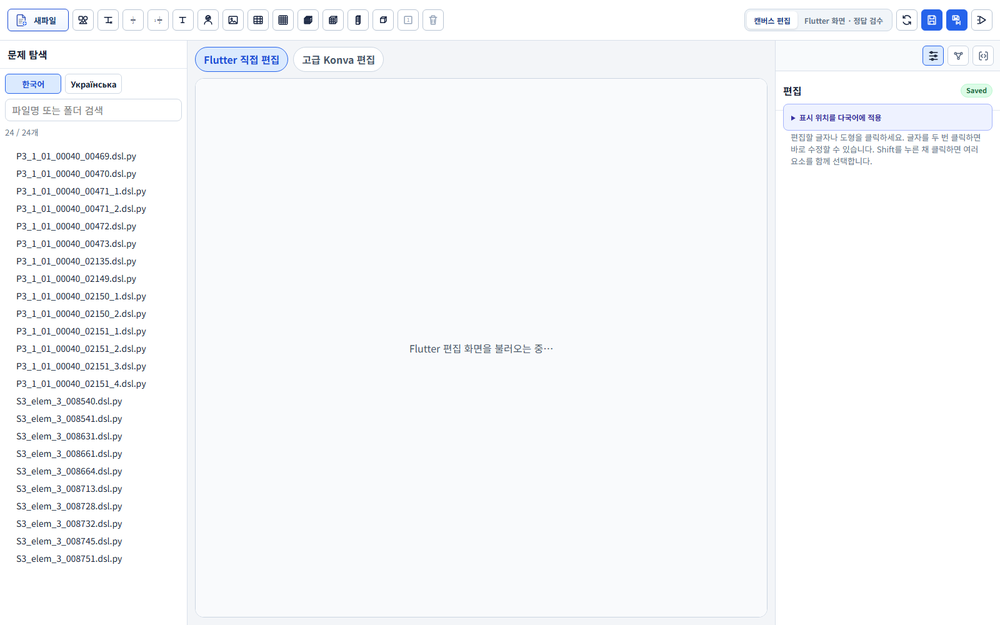
#> input picture .tmp/flutter_editor_integration.png, 1000 x 625 px, shrunk from 1600 x 1000 before the run
$ python geometry_cv_refine.py --image ../.tmp/flutter_editor_integration.png
#> lines starting #> are read from the running program, lines starting #| are printed output that depends on the picture; after the words box and inside, x2 and y2 are one past the last pixel; in counts of white or black regions, pixels touching at a corner belong together
from __future__ import annotations

import argparse
import json
import math
from pathlib import Path
from typing import Any

import numpy as np

try:
    import cv2
except ModuleNotFoundError as exc:  # pragma: no cover
    cv2 = None
    _CV2_IMPORT_ERROR = exc
else:
    _CV2_IMPORT_ERROR = None


def _segment_length(seg: tuple[int, int, int, int]) -> float:
    x1, y1, x2, y2 = seg
    return math.hypot(x2 - x1, y2 - y1)


def _line_angle_deg(seg: tuple[int, int, int, int]) -> float:
    x1, y1, x2, y2 = seg
    angle = math.degrees(math.atan2(y2 - y1, x2 - x1))
    if angle < 0:
        angle += 180.0
    return angle


def _intersection(
    a: tuple[int, int, int, int],
    b: tuple[int, int, int, int],
) -> tuple[float, float] | None:
    x1, y1, x2, y2 = a
    x3, y3, x4, y4 = b
    den = (x1 - x2) * (y3 - y4) - (y1 - y2) * (x3 - x4)
    if abs(den) < 1e-8:
        return None

    px = ((x1 * y2 - y1 * x2) * (x3 - x4) - (x1 - x2) * (x3 * y4 - y3 * x4)) / den
    py = ((x1 * y2 - y1 * x2) * (y3 - y4) - (y1 - y2) * (x3 * y4 - y3 * x4)) / den

    # Segment-only intersection to avoid far-away infinite-line intersections.
    def _in_range(v: float, a0: float, a1: float, pad: float = 2.0) -> bool:
        lo, hi = (a0, a1) if a0 <= a1 else (a1, a0)
        return (lo - pad) <= v <= (hi + pad)

    if not (_in_range(px, x1, x2) and _in_range(py, y1, y2) and _in_range(px, x3, x4) and _in_range(py, y3, y4)):
        return None
    return (px, py)


def _within_image(pt: tuple[float, float], w: int, h: int, pad: float = 4.0) -> bool:
    x, y = pt
    return -pad <= x <= (w + pad) and -pad <= y <= (h + pad)


def _dedupe_points(points: list[tuple[float, float]], eps: float = 6.0) -> list[tuple[float, float]]:
    out: list[tuple[float, float]] = []
    for p in points:
        if not any(math.hypot(p[0] - q[0], p[1] - q[1]) <= eps for q in out):
            out.append(p)
    return out


def _dedupe_segments(
    segments: list[tuple[int, int, int, int]],
    *,
    angle_eps: float = 3.5,
    mid_eps: float = 40.0,
) -> list[tuple[int, int, int, int]]:
    kept: list[tuple[int, int, int, int]] = []
    for seg in sorted(segments, key=_segment_length, reverse=True):
        x1, y1, x2, y2 = seg
        ang = _line_angle_deg(seg)
        mx = (x1 + x2) / 2.0
        my = (y1 + y2) / 2.0
        duplicate = False
        for ref in kept:
            rx1, ry1, rx2, ry2 = ref
            rang = _line_angle_deg(ref)
            diff = abs(ang - rang)
            diff = min(diff, 180.0 - diff)
            rmx = (rx1 + rx2) / 2.0
            rmy = (ry1 + ry2) / 2.0
            md = math.hypot(mx - rmx, my - rmy)
            if diff <= angle_eps and md <= mid_eps:
                duplicate = True
                break
        if not duplicate:
            kept.append(seg)
    return kept


# [59 lines left out: function _clip_segment_to_circle, not called in this run]


def detect_geometry(
    image_path: Path,
    *,
    canny1: int = 60,
    canny2: int = 160,
    hough_thresh: int = 45,
    min_line_len: int = 36,
    max_line_gap: int = 12,
    circle_dp: float = 1.3,
    circle_min_dist: int = 80,
    circle_param2: int = 40,
    circle_min_radius: int = 60,
    circle_max_radius: int = 0,
    max_circles: int = 2,
) -> dict[str, Any]:
#> called with canny1 = 60, canny2 = 160, hough_thresh = 45, min_line_len = 36, max_line_gap = 12, circle_dp = 1.3, circle_min_dist = 80, circle_param2 = 40
    if cv2 is None:
        raise RuntimeError(
            "OpenCV (cv2) is not installed. Install it with: pip install opencv-python"
        ) from _CV2_IMPORT_ERROR
    bgr = cv2.imread(str(image_path), cv2.IMREAD_COLOR)
#> bgr is the input picture: shape (625, 1000, 3); mean B, G, R 250.4, 248.3, 247.1
    if bgr is None:
        raise FileNotFoundError(f"Could not read image: {image_path}")
    h, w = bgr.shape[:2]
#> h = 625; w = 1000
    gray = cv2.cvtColor(bgr, cv2.COLOR_BGR2GRAY)
    blur = cv2.GaussianBlur(gray, (5, 5), 0)
    edges = cv2.Canny(blur, canny1, canny2)
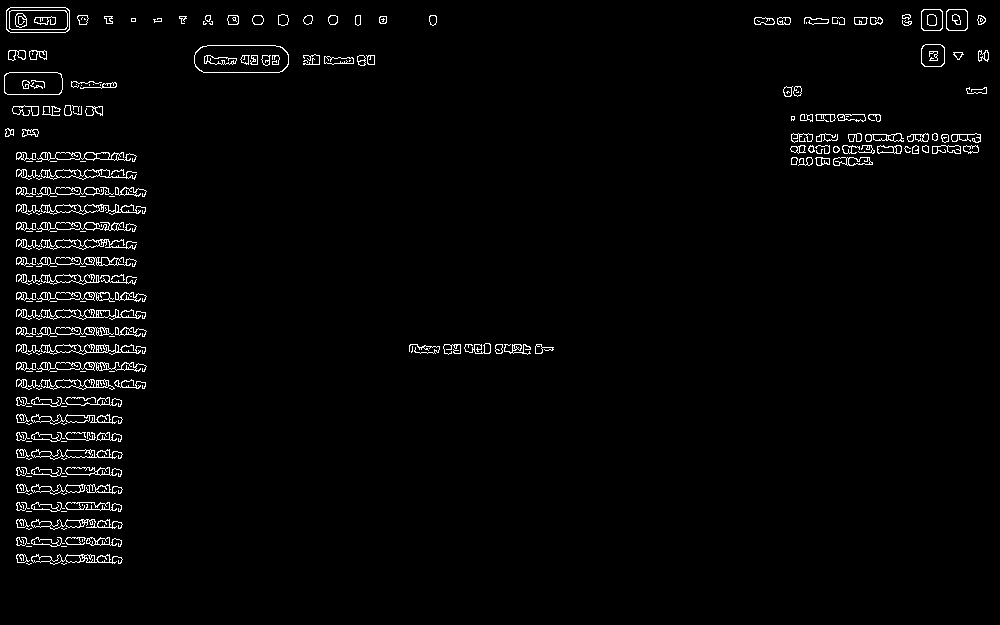
#> edges: shape (625, 1000); 2.4% white in thin lines or dots, all inside (x1, y1, x2, y2) = (4, 7, 989, 565)

    raw_lines = cv2.HoughLinesP(
        edges,
        rho=1.0,
        theta=np.pi / 180.0,
        threshold=hough_thresh,
        minLineLength=min_line_len,
        maxLineGap=max_line_gap,
    )
#> raw_lines = 193 rows, first 6: [26, 563, 26, 153], [794, 152, 977, 152], [23, 562, 23, 152], [118, 563, 118, 153], [38, 176, 51, 266], [791, 134, 980, 134]
    segments: list[tuple[int, int, int, int]] = []
    if raw_lines is not None:
        for item in raw_lines:
            x1, y1, x2, y2 = item[0]
            seg = (int(x1), int(y1), int(x2), int(y2))
            if _segment_length(seg) >= min_line_len:
                segments.append(seg)
#> this loop made 193 passes

    # Keep a compact set of strongest lines by length.
    segments = sorted(segments, key=_segment_length, reverse=True)[:80]
    segments = _dedupe_segments(segments)
#> the loop in _dedupe_segments, `for seg in sorted(segments, key=_segment_length, reverse=True):` made 80 passes
#> seg on passes 1 to 12: (86, 562, 93, 152), (26, 563, 26, 153), (23, 562, 23, 152), (118, 563, 118, 153), (79, 562, 79, 152), (106, 562, 106, 152), (69, 562, 69, 152), (108, 562, 108, 152), (18, 562, 18, 152), (19, 562, 19, 152), (105, 562, 105, 152), (77, 562, 77, 152)
    segments = segments[:20]

    max_r = circle_max_radius if circle_max_radius > 0 else min(w, h) // 2
    circles_raw = cv2.HoughCircles(
        gray,
        cv2.HOUGH_GRADIENT,
        dp=circle_dp,
        minDist=circle_min_dist,
        param1=140,
        param2=circle_param2,
        minRadius=circle_min_radius,
        maxRadius=max_r,
    )
    circles: list[tuple[float, float, float]] = []
    if circles_raw is not None:
        for c in circles_raw[0]:
            circles.append((float(c[0]), float(c[1]), float(c[2])))
#> this loop made 36 passes
#> c on passes 1 to 12: [333.4, 325.6, 311.2], [268.4, 260.6, 252.5], [189.1, 181.3, 173.8], [359.4, 242.4, 233.9], [130.6, 125.4, 118], [258, 365.9, 242.5], [56.55, 316.5, 88.08], [176.1, 362, 160.6], [39.65, 203.4, 97.96], [131.9, 280.1, 106.4], [102, 410.1, 82.36], [24.05, 454.3, 89.9]
        circles = sorted(circles, key=lambda c: c[2], reverse=True)
        filtered: list[tuple[float, float, float]] = []
        for c in circles:
            cx, cy, r = c
            if any(math.hypot(cx - fx, cy - fy) < max(18.0, min(r, fr) * 0.45) for fx, fy, fr in filtered):
                continue
            filtered.append(c)
            if len(filtered) >= max_circles:
                break
#> this loop made 2 passes
#> c on passes 1 to 2: (333.4, 325.6, 311.2), (520.6, 17.55, 311.2)
        circles = filtered

    intersections: list[tuple[float, float]] = []
    right_angle_candidates: list[dict[str, Any]] = []
    for i in range(len(segments)):
        a = segments[i]
        ang_a = _line_angle_deg(a)
        for j in range(i + 1, len(segments)):
            b = segments[j]
            ang_b = _line_angle_deg(b)
            diff = abs(ang_a - ang_b)
            diff = min(diff, 180.0 - diff)
            p = _intersection(a, b)
            if p is None or not _within_image(p, w, h):
                continue
            intersections.append(p)
            if abs(diff - 90.0) <= 8.0:
                right_angle_candidates.append(
                    {
                        "point": [round(p[0], 3), round(p[1], 3)],
                        "angle_diff": round(diff, 3),
                        "line_i": i,
                        "line_j": j,
                    }
                )
#> this loop made 13 passes

    intersections = _dedupe_points(intersections, eps=8.0)

    return {
        "image": {"path": str(image_path), "width": w, "height": h},
        "lines": [
            {
                "id": idx,
                "x1": s[0],
                "y1": s[1],
                "x2": s[2],
                "y2": s[3],
                "length": round(_segment_length(s), 3),
                "angle_deg": round(_line_angle_deg(s), 3),
            }
            for idx, s in enumerate(segments)
        ],
        "circles": [
            {"id": idx, "cx": round(c[0], 3), "cy": round(c[1], 3), "r": round(c[2], 3)}
            for idx, c in enumerate(circles)
        ],
        "intersections": [{"x": round(x, 3), "y": round(y, 3)} for x, y in intersections],
        "right_angle_candidates": right_angle_candidates[:40],
    }


# [47 lines left out: function write_overlay, not called in this run]


def main(argv: list[str] | None = None) -> int:
    parser = argparse.ArgumentParser(description="Detect geometry primitives (lines/circles/intersections) with OpenCV.")
    parser.add_argument("--image", required=True, help="Input image path (png/jpg).")
    parser.add_argument("--out-json", default=None, help="Output JSON path. Defaults to <image>.cv.json")
    parser.add_argument("--out-overlay", default=None, help="Optional overlay preview image path.")
    args = parser.parse_args(argv)

    image_path = Path(args.image)
    if not image_path.exists():
        raise FileNotFoundError(f"Image not found: {image_path}")
    if cv2 is None:
        raise RuntimeError("OpenCV (cv2) is not installed. Install it with: pip install opencv-python")

    data = detect_geometry(image_path)

    out_json = Path(args.out_json) if args.out_json else image_path.with_suffix(".cv.json")
    out_json.parent.mkdir(parents=True, exist_ok=True)
    out_json.write_text(json.dumps(data, ensure_ascii=False, indent=2), encoding="utf-8")
    print(f"cv json: {out_json}")

    if args.out_overlay:
        out_overlay = Path(args.out_overlay)
        write_overlay(image_path, data, out_overlay)
        print(f"overlay: {out_overlay}")

    return 0


if __name__ == "__main__":
    raise SystemExit(main())
#> (the program exits here)

$ run again, on .tmp/konva-side-panel-fixed.png
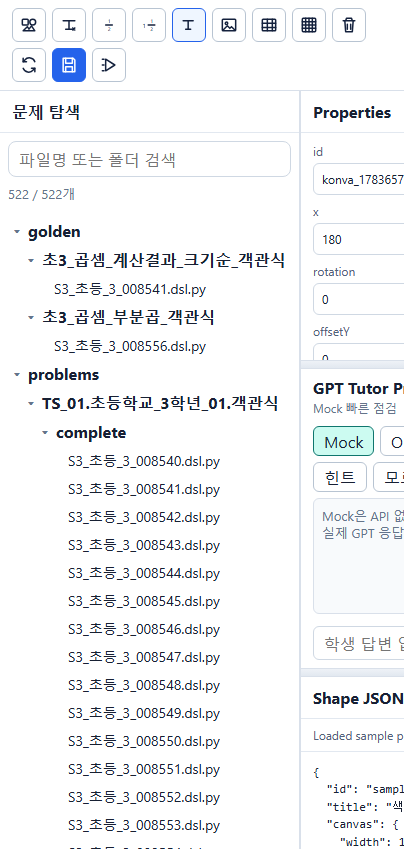
#> input picture .tmp/konva-side-panel-fixed.png, 404 x 849 px
#> in detect_geometry, bgr is the input picture: shape (849, 404, 3); mean B, G, R 245.3, 243.7, 242.6
#> in detect_geometry, `blur = cv2.GaussianBlur(gray, (5, 5), 0)`:
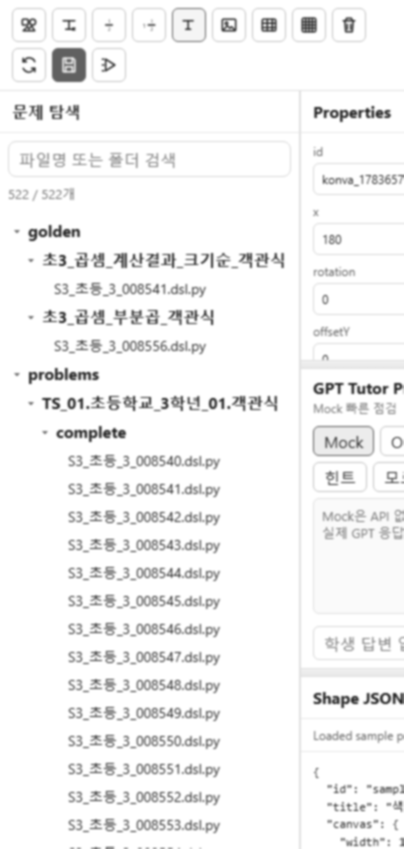
#> blur: shape (849, 404); min 51, max 255, mean 243.6
#> in detect_geometry, `edges = cv2.Canny(blur, canny1, canny2)`:
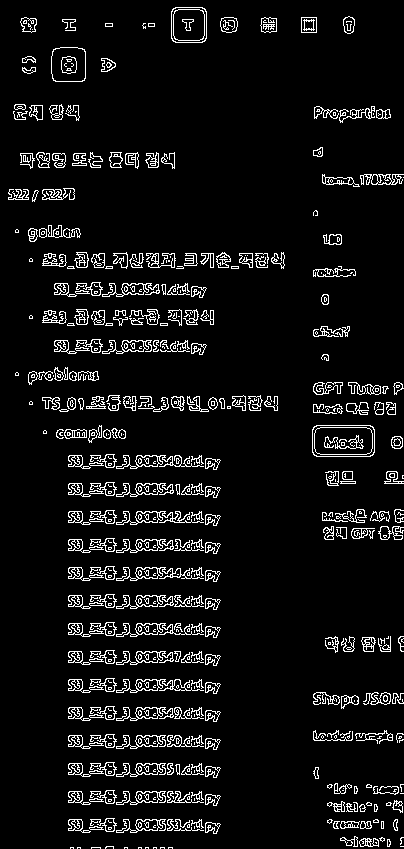
#> edges: shape (849, 404); 7% white in thin lines or dots
#> raw_lines = 103 rows, first 6: [313, 408, 395, 408], [124, 483, 165, 483], [100, 253, 225, 253], [316, 394, 401, 389], [343, 785, 345, 842], [313, 412, 395, 413]
#> the loop in detect_geometry, `for item in raw_lines:` made 103 passes
#> the loop in _dedupe_segments, `for seg in sorted(segments, key=_segment_length, reverse=True):` made 80 passes
#> seg on passes 1 to 8: (100, 253, 225, 253), (313, 739, 403, 739), (313, 391, 402, 384), (314, 392, 402, 386), (314, 740, 402, 740), (315, 393, 402, 387), (313, 694, 400, 697), (131, 606, 217, 606)
#> the loop in detect_geometry, `for c in circles_raw[0]:` made 43 passes
#> c on passes 1 to 8: [190.4, 208.6, 201.2], [203.4, 323, 192.6], [194.3, 455.6, 201.2], [204.8, 598.6, 201.2], [255.4, 403.6, 151.1], [276.2, 646.8, 201.2], [316.5, 572.6, 179.7], [177.4, 108.5, 156.9]
#> the loop in detect_geometry, `for c in circles:` made 2 passes
#> the loop in detect_geometry, `for i in range(len(segments)):` made 20 passes
#> the loop in _dedupe_points, `for p in points:` made 5 passes
#> p on passes 1 to 5: (343.7, 803.7), (342.9, 803.6), (344.3, 822.5), (356.4, 822.2), (343.7, 804.7)
